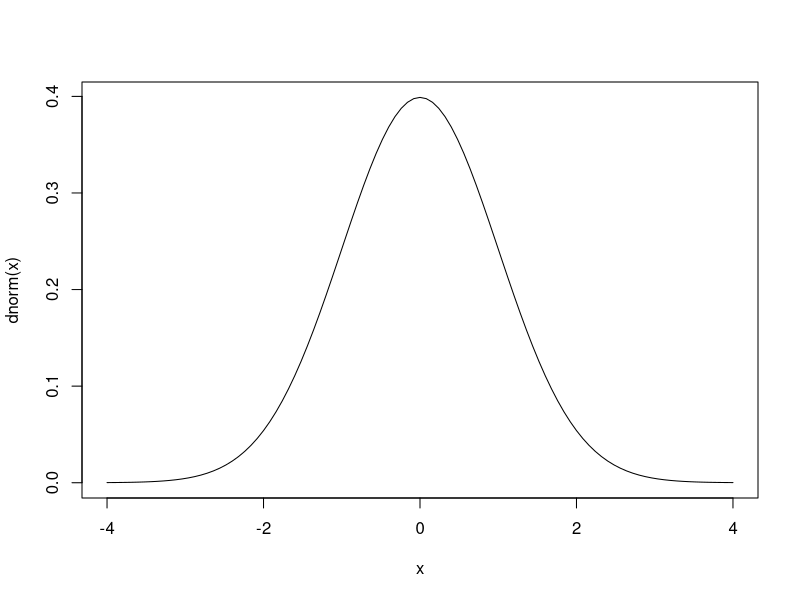
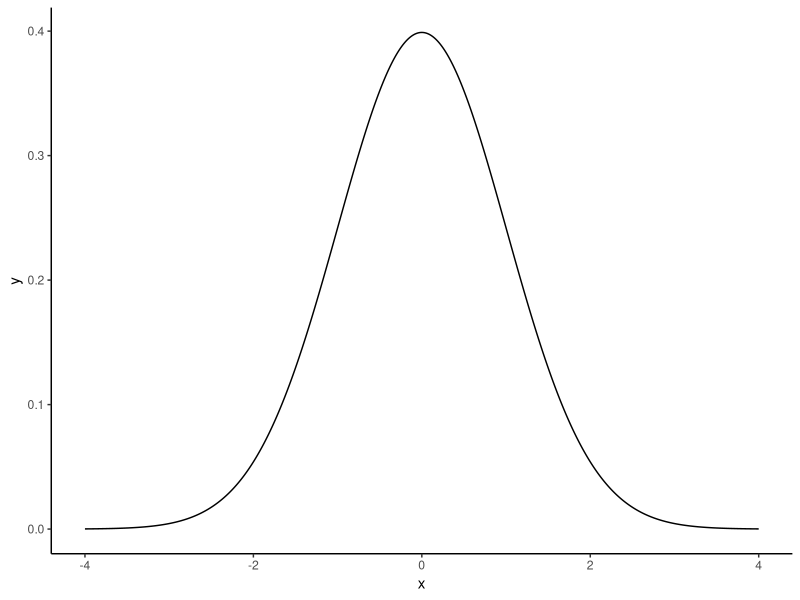
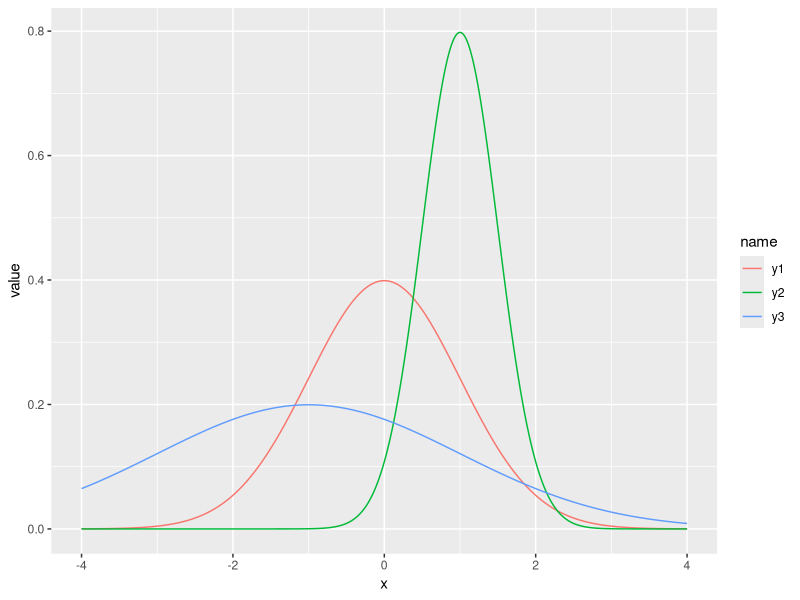
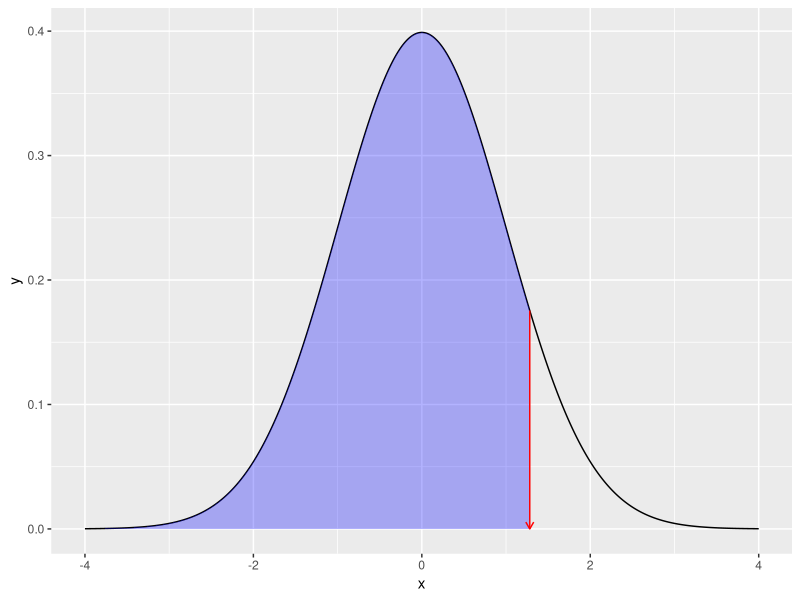

Generate these figures, in order, with R:
## ---- chunk 1
# 標準のプロット関数，curve
curve(dnorm(x), from = -4, to = 4)
## ---- chunk 2
#| dev: "ragg_png"
# ggplot2を使ってカッコよく
library(tidyverse)
data.frame(x = seq(-4, 4, by = 0.01)) %>%
  mutate(y = dnorm(x)) %>%
  ggplot(aes(x = x, y = y)) +
  geom_line() +
  theme_classic()
## ---- chunk 3
#| dev: "ragg_png"
data.frame(x = seq(-4, 4, by = 0.01)) %>%
  mutate(
    y1 = dnorm(x, mean = 0, sd = 1),
    y2 = dnorm(x, mean = 1, sd = 0.5),
    y3 = dnorm(x, mean = -1, sd = 2)
  ) %>%
  pivot_longer(-x) %>%
  ggplot(aes(x = x, y = value, color = name)) +
  geom_line()
## ---- chunk 4
# 累積分布関数
pnorm(1.96, mean = 0, sd = 1)
# 累積分布の逆関数
qnorm(0.975, mean = 0, sd = 1)
## ---- chunk 5
# 描画
prob <- 0.9
## 全体の正規分布カーブ
df1 <- data.frame(x = seq(from = -4, 4, by = 0.01)) %>%
  mutate(y = dnorm(x, mean = 0, sd = 1))
## qnorm(0.975)までのデータ
df2 <- data.frame(x = seq(from = -4, qnorm(prob), by = 0.01)) %>%
  mutate(y = dnorm(x, mean = 0, sd = 1))
## データセットの違いに注意
ggplot() +
  geom_line(data = df1, aes(x = x, y = y)) +
  geom_ribbon(data = df2, aes(x = x, y = y, ymin = 0, ymax = y), fill = "blue", alpha = 0.3) +
  ## 以下装飾
  geom_segment(
    aes(x = qnorm(prob), y = dnorm(qnorm(prob)), xend = qnorm(prob), yend = 0),
    arrow = arrow(length = unit(0.2, "cm")), color = "red"
  )
